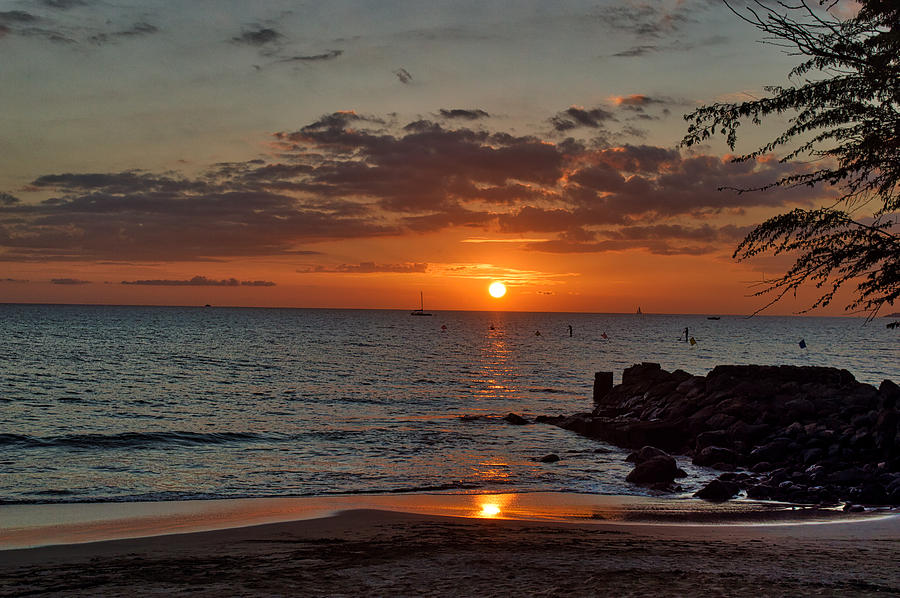
#> input picture input/beach.jpg, 900 x 598 px
$ python numpy_examples.py
#> lines starting #> are read from the running program, lines starting #| are printed output that depends on the picture
### pixels.py
"""Contains generators that can be used with np.fromiter.
Array must be reshaped depending on number of channels.
"""

from typing import Iterator
from random import randint
from PIL import ImageColor
import numpy as np


COLORS = ('red','orange','magenta','purple','yellow','lime','cyan','blue')
LITTLE_COLORS = ('red','lime','cyan','magenta')
BIG_COLORS = ('pink','red','orangered','orange',
    'magenta','darkorchid','purple','indigo',
    'gold', 'yellow','lime','green',
    'cyan','deepskyblue','blue','gray')


def bw_pixel_generator(tex_res:int) -> Iterator[int]:
    """Returns a generator that builds the flat squence of pixel values for a grayscale image.
Yields one value per pixel.

    Args:
        tex_res (int): resolution

    Yields:
        int: pixel value
    """

    for i in range(tex_res ** 2):
        score = gradient_score(i, tex_res, invert=True)
        yield round(255 * score)


# [55 lines left out: functions mono_pixel_generator, color_pixel_generator, not called in this run]


def gradient_score(position:int, resolution:int, invert:bool=False) -> float:
    """Finds the gradient score of a flat pixel.

    Args:
        position (int): Postion in sequence
        resolution (int): Image resolution
        invert (bool, optional): Gradient direction. Defaults to False.

    Returns:
        float: Gradient score
    """
    #size 16x16 is 256 values
    step = max(min((resolution // 8), 16), 4)
    sub_area = step**2

    #local coordinates
    local_x = (position % resolution) % step
    local_y = (position // resolution) % step

    #gradient value
    score = ((step * local_y) + local_x) / sub_area

    if invert:
        return 1 - score
    return score


# [60 lines left out: functions color_index, scale_color, not called in this run]

# [17 lines that do not run on import are left out]

### numpy_examples.py
from PIL import Image
import numpy as np
from pixels import bw_pixel_generator

a = np.full((64, 64), 128, dtype=np.uint8)
im = Image.fromarray(a, mode="L")
#> im: PIL image 64x64 L; every value is 128
print(im.size)
#| (64, 64)
im.show()

a = np.full((64, 64, 3), 128, dtype=np.uint8)
im = Image.fromarray(a, mode="RGB")
#> im: PIL image 64x64 RGB; every value is 128
print(im.size)
#| (64, 64)
im.show()

im = Image.open("./input/beach.jpg", mode='r', formats=None)
#> im is the input picture: PIL image 900x598 RGB; mean R, G, B 90, 71.5, 60.7
im.show()
g = np.asarray(im)
print(np.shape(g))
#| (598, 900, 3)

b = np.fromiter(bw_pixel_generator(64), np.int8)
b = np.reshape(b, (64, 64))
im = Image.fromarray(b, mode='L')
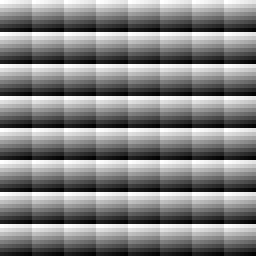
#> im: PIL image 64x64 L (shown 4 times larger); min 4, max 255, mean 129.5
im.show()
